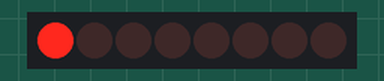
This program was run on a simulated ESP32 board running MicroPython. Parts: 8 shift-register outputs drawn as a row of LEDs (first output left, lit = HIGH).

Above: at 0.12 s.
At 1.12 s:
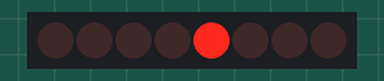
At 1.87 s:
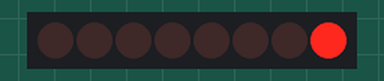
At 3.88 s:
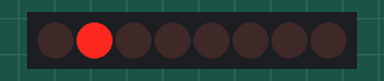
At 5.88 s:
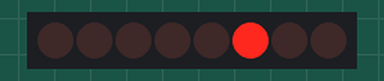
At 7.89 s:
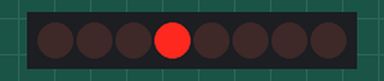
Timing chart, 0 to 8.2 s (numbered marks = the images above):
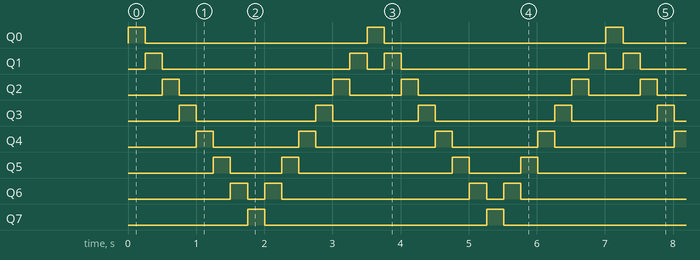

The program:

main.py
```python
from machine import Pin
import time

# Pines del ESP32-S3 conectados al 74HC595
STCP_PIN = 12  # LATCH / STCP
SHCP_PIN = 13  # CLOCK / SHCP
DS_PIN = 14    # DATA / DS

# Inicialización de pines como salida
stcp = Pin(STCP_PIN, Pin.OUT)
shcp = Pin(SHCP_PIN, Pin.OUT)
ds = Pin(DS_PIN, Pin.OUT)

# Aseguramos que los pines empiecen en bajo
stcp.value(0)
shcp.value(0)
ds.value(0)


def shift_out(order, value):
    """Envía un byte al 74HC595 usando desplazamiento de bits.

    order: 1 para MSB first, 0 para LSB first.
    value: byte de 0..255.
    """
    stcp.value(0)  # Preparar latch para recibir datos

    for i in range(8):
        if order == 1:
            bit = (value >> (7 - i)) & 1
        else:
            bit = (value >> i) & 1

        ds.value(bit)
        shcp.value(1)
        time.sleep_us(1)
        shcp.value(0)

    stcp.value(1)  # Actualiza las salidas del 74HC595
    time.sleep_us(1)
    stcp.value(0)


def enviar_byte(value):
    """Alternativa sin clase externa: envía un byte directamente."""
    shift_out(1, value)


def animacion_lineal(delay_ms=300):
    """Anima un LED a la vez de un extremo al otro."""
    valor = 0x01
    for _ in range(8):
        enviar_byte(valor)
        valor <<= 1
        time.sleep_ms(delay_ms)


def animacion_ida_y_vuelta(delay_ms=200):
    """Anima la luz de izquierda a derecha y regresa de derecha a izquierda."""
    # Ida: Q0 -> Q7
    for i in range(8):
        enviar_byte(1 << i)
        time.sleep_ms(delay_ms)

    # Vuelta: Q6 -> Q1 (sin repetir el extremo Q7)
    for i in range(6, 0, -1):
        enviar_byte(1 << i)
        time.sleep_ms(delay_ms)


# Bucle principal
while True:
    # Versión principal: ida y vuelta para el efecto de lámpara de agua
    animacion_ida_y_vuelta(250)

    # Si quieres usar la versión lineal simple,
    # reemplaza la línea anterior por:
    # animacion_lineal(300)
```

Measured:
- by itself, Q0, Q7: alternates HIGH for 0.25 s and LOW for 3.3 s
- by itself, Q1: repeats every 3.5 s: LOW 2.8 s, HIGH 0.25 s, LOW 0.25 s, HIGH 0.25 s
- by itself, Q2: repeats every 3.5 s: LOW 2.3 s, HIGH 0.25 s, LOW 0.75 s, HIGH 0.25 s
- by itself, Q3: repeats every 3.5 s: LOW 1.8 s, HIGH 0.25 s, LOW 1.3 s, HIGH 0.25 s
- by itself, Q4: repeats every 3.5 s: LOW 1.3 s, HIGH 0.25 s, LOW 1.8 s, HIGH 0.25 s
- by itself, Q5: repeats every 3.5 s: LOW 0.75 s, HIGH 0.25 s, LOW 2.3 s, HIGH 0.25 s
- by itself, Q6: repeats every 3.5 s: LOW 0.25 s, HIGH 0.25 s, LOW 2.8 s, HIGH 0.25 s
